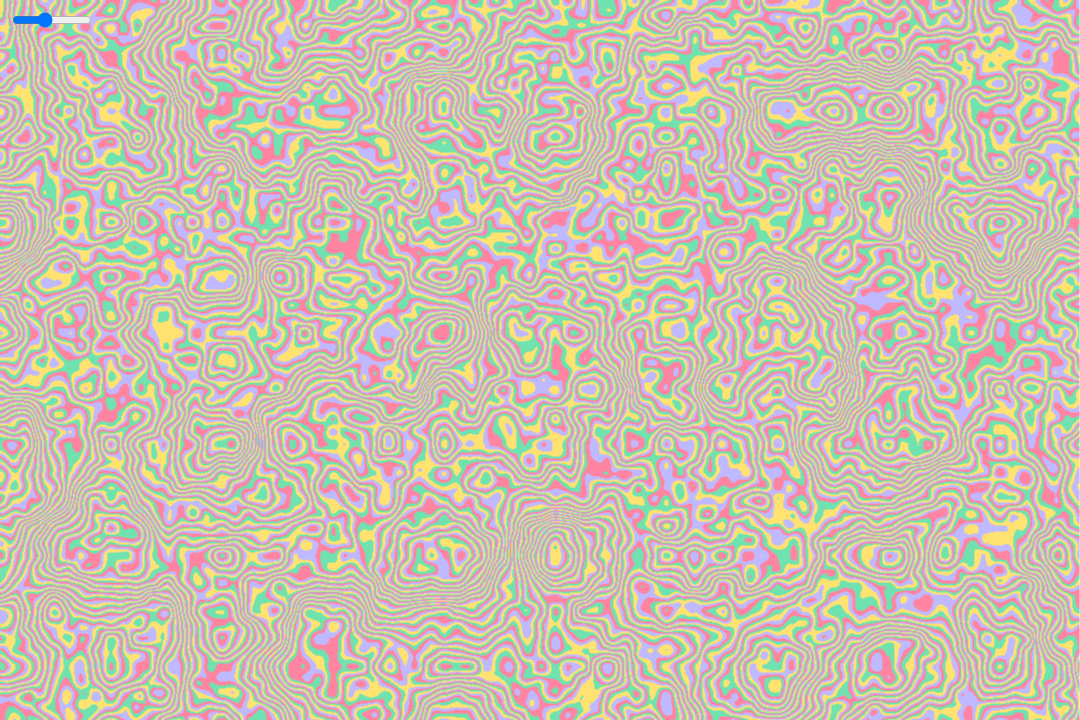
Frame 1 (no input)
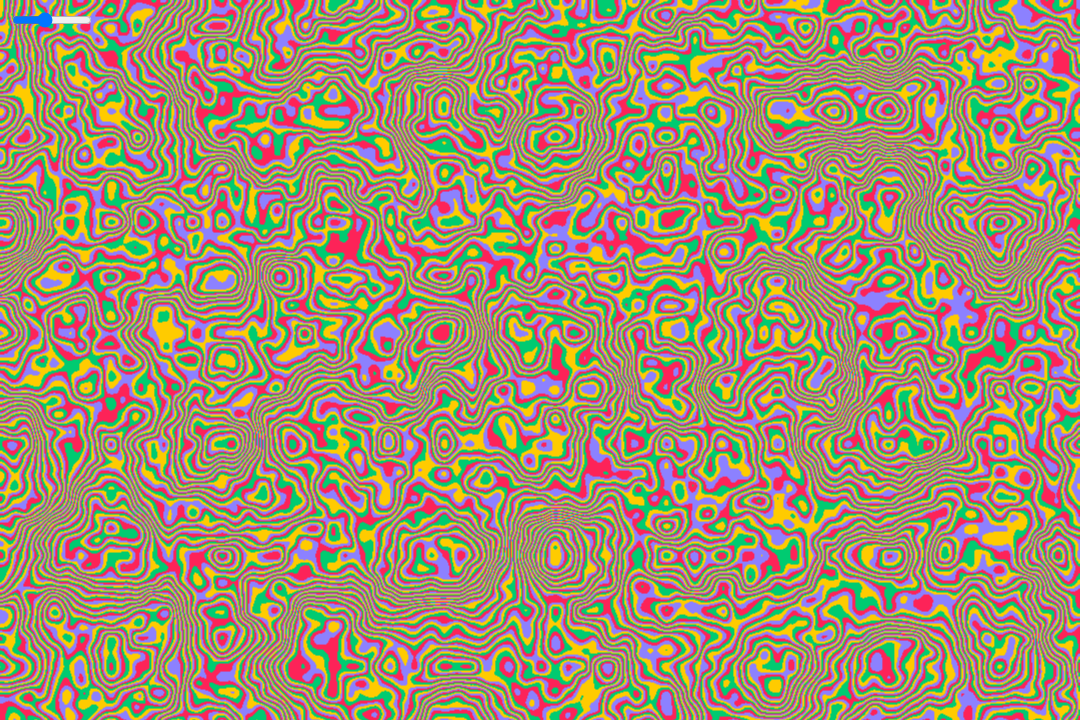
Frame 60 (no input)
Frame 120 (the mouse pressed at the canvas centre since frame 60): identical to frame 60, image omitted

The p5.js sketch that drew these frames (run headless with seeded random() and noise() and a simulated clock; from frame 60 on, the mouse is pressed at the canvas centre):

// p5.js sketch
// ── sketch.js
//todo add min and max slider values

let bg;
let slider;

//small noise scale shrinks the perlin scale by a large amount, giving cloudy look
let noiseScale = 0.009;

const colors = [
  "#FB265C",
  "#00CB72",
  "#FECB00",
  "#8C83FF",
];

function setup() {
  createCanvas(1080, 720);
  
  bg = createGraphics(width, height);
  
  slider = createSlider(0, 255, 100);
  slider.position(10, 10);
  slider.style('width', '80px');
  slider.mouseReleased(createBG);
  
  createBG();
}

function draw() {
  //draw the image
  image(bg, 0, 0, width, height);
}

function createBG(){ 
    
  let numBands = slider.value();
  
  //loop through every pixel
  for(let i = 0; i < bg.width; i ++){
    for(let j = 0; j < bg.width; j ++){
      
      //create perlin noise
      const n = noise(i * noiseScale, j * noiseScale);
      
      const band = int(n * numBands);
      const color = band % colors.length;
      
      bg.stroke(colors[color]);
      bg.point(i,j);
    }
  }
}
